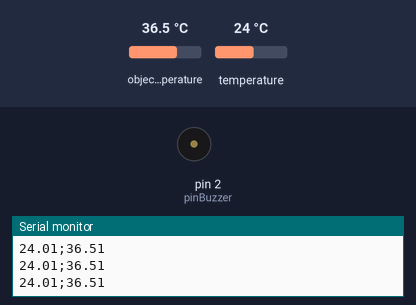
This sketch was run on a simulated Arduino Uno, built with avr-gcc and run on an emulated ATmega328P. Shown: buzzer (waves = sounding, pin HIGH), the last lines printed to the serial monitor. Inputs (shaded band) come from the test bench; at power-on: object temperature 36.5 °C, temperature 24 °C.

Above: at 1.3 s.
1.4 s: object temperature set to 37.3 °C
At 1.8 s:
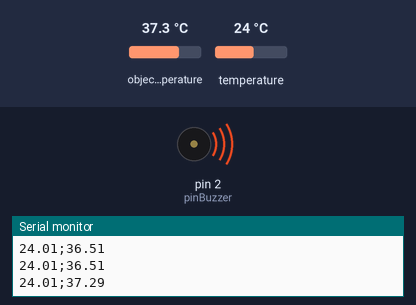
3.0 s: object temperature set to 20 °C
At 4.2 s:
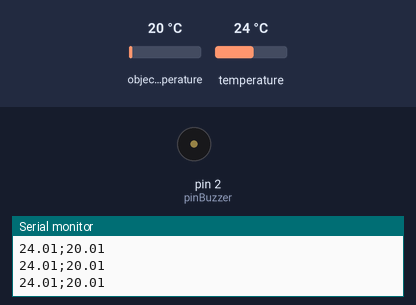
4.5 s: object temperature set to 39 °C
At 5.8 s:
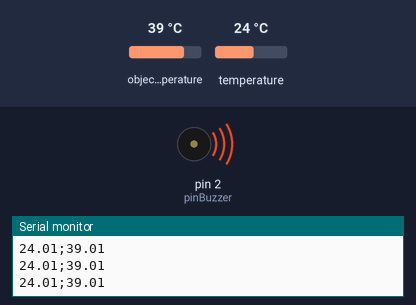
Timing chart, 0 to 7.5 s (numbered marks = the images above; inputs shaded):
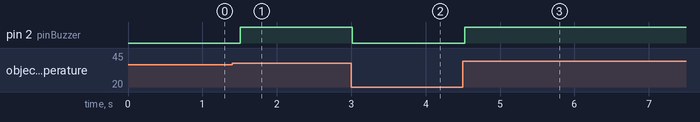

Measured:
- the behaviour switches between 36.9 and 37 °C on object temperature (found by bisection; images 0 and 1)
- after the input at 1.4 s, pin 2 (pinBuzzer): LOW → HIGH after 0.11 s
- after the input at 3.0 s, pin 2 (pinBuzzer): HIGH → LOW at once
- after the input at 4.5 s, pin 2 (pinBuzzer): LOW → HIGH at once

The sketch:

Program_sensor.ino
```cpp
#include <Wire.h>
#include <Adafruit_MLX90614.h>
const int pinBuzzer = 2;
Adafruit_MLX90614 mlx = Adafruit_MLX90614();
float ling, object;

void setup() {
  Serial.begin(9600);
  Serial.println("Adafruit MLX90614 test");
  mlx.begin();
  pinMode(pinBuzzer, OUTPUT);
}

void loop() {
  ling= mlx.readAmbientTempC();
  object= mlx.readObjectTempC();
  Serial.print(ling); Serial.print(";"); Serial.println(object);
  if (object > 37) {
      digitalWrite(pinBuzzer, HIGH);
  }
  if (object < 37) {
      digitalWrite(pinBuzzer, LOW);
  }
        //  Serial.print("Ambient = "); Serial.print(ling);
//  Serial.print("*C\tObject = "); Serial.print(object); Serial.println("*C");
//  Serial.print("Ambient = "); Serial.print(mlx.readAmbientTempF());
//  Serial.print("*F\tObject = "); Serial.print(mlx.readObjectTempF()); Serial.println("*F");
  delay(500);
}
```
